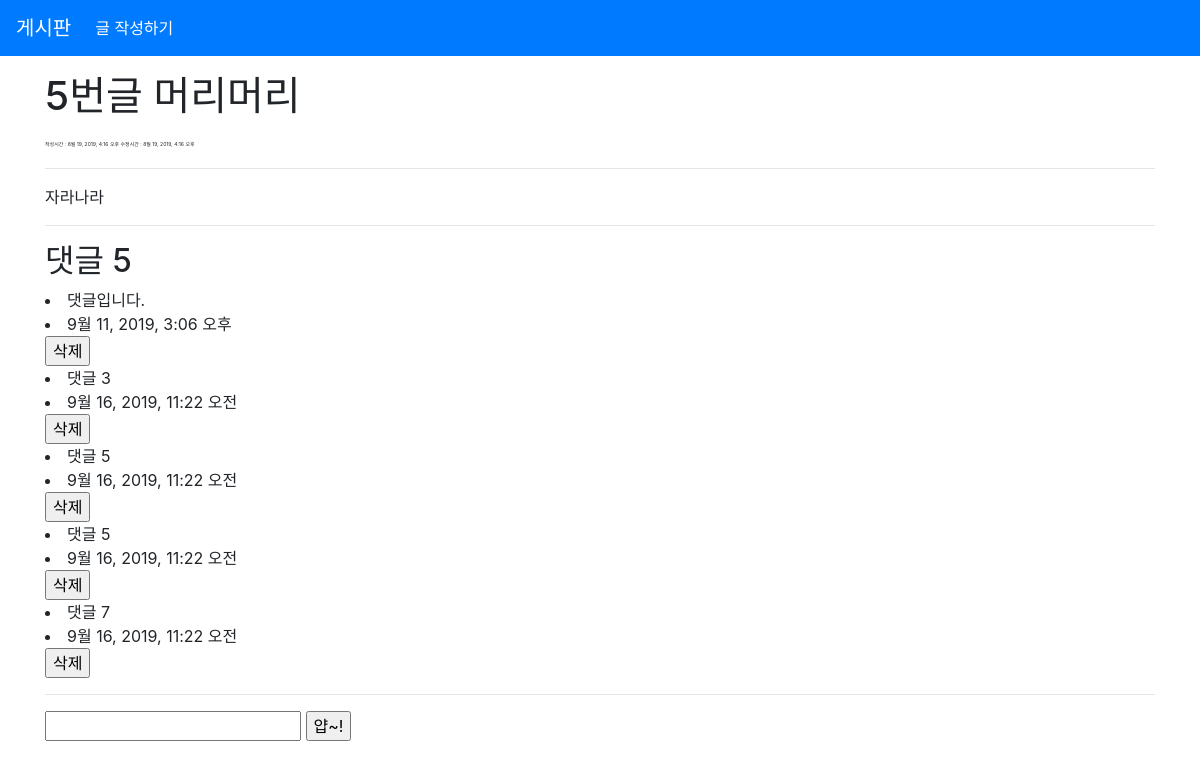
The page /articles/5/ on the database its author committed.
### articles/models.py (models this page shows, shortened)
class Article(models.Model):
    title = models.CharField(max_length=10)
    content = models.TextField()
    created_at = models.DateTimeField(auto_now_add=True)
    updated_at = models.DateTimeField(auto_now=True)

class Comment(models.Model):
    content = models.CharField(max_length=140)
    created_at = models.DateTimeField(auto_now_add=True)
    article = models.ForeignKey(Article, on_delete=models.CASCADE)

### articles/views.py (the view)
# urls.py: path('<int:article_pk>/', views.detail, name='detail'),
def detail(request, article_pk):
    article = Article.objects.get(pk=article_pk)
    context = {
        'article' : article,
        'comments' : article.comment_set.all(),
    }
    return render(request, 'articles/detail.html', context)

### articles/templates/articles/detail.html (shortened to what this page needs)
{% extends 'articles/base.html' %}
{% block body %}
<h1>{{ article.id}}번글 {{ article.title }}</h1>
<div>
  <p style="font-size: 5px; display: inline;"> 작성시간 : {{ article.created_at }} </p>
  <p style="font-size: 5px; display: inline;"> 수정시간 : {{ article.updated_at }} </p>
</div>
<hr>
<p> {{ article.content }}</p>
<hr>
<h2> 댓글 {{ comments.count }}</h2>
{% for comment in comments %}
<li>{{ comment.content }}</li>
<li>{{ comment.created_at }}</li>
<form action="{% url 'articles:comment_delete' article.pk comment.pk %}" method="POST" oneclick="return confirm('진짜 지울래?')">
  <input type="submit" value="삭제">
</form>
{% empty %}
  <p>댓글이 없어요 작성해주세요. </p>
{% endfor %}
<hr>
<form action="{% url "articles:comment_create" article.pk %}" method="POST">
  <input type="text" name="content">
  <input type="submit" value="얍~!">
</form>
{% endblock %}

### rows shown on the page
Article: id "5", title "머리머리", created_at "8월 19, 2019, 4:16 오후", updated_at "8월 19, 2019, 4:16 오후", content "자라나라", count "5"
Comment: content "댓글입니다.", created_at "9월 11, 2019, 3:06 오후"
Comment: content "댓글 3", created_at "9월 16, 2019, 11:22 오전"
Comment: content "댓글 5", created_at "9월 16, 2019, 11:22 오전"
Comment: content "댓글 5", created_at "9월 16, 2019, 11:22 오전"
Comment: content "댓글 7", created_at "9월 16, 2019, 11:22 오전"
